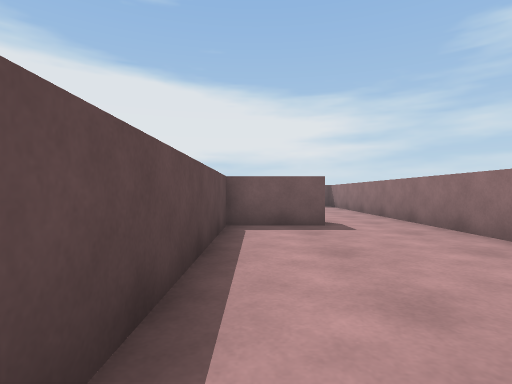
[1] (above)

24 first-person views from a walk through a scene from a Unity 3-D project. The camera is 0.68 m above the floor, looks level and sees 80° across. The floor is counted in squares, 1 m on a side. Each view is taken from the middle of a square. On the plan, view 1 faces up. The plan holds only what a view shows up to about 10 squares ahead; the rest is blank. The place goes on beyond the plan. The player is left out.

[2]
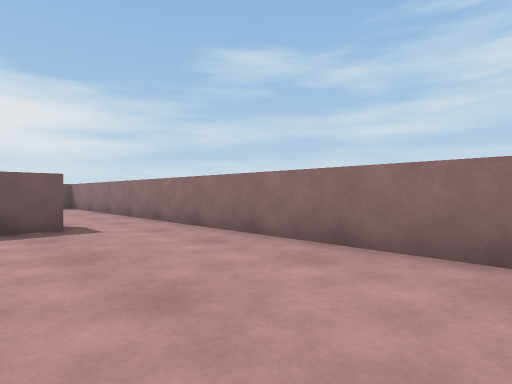

[3]
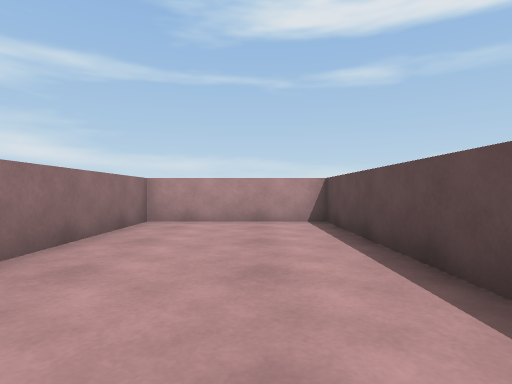

[4]
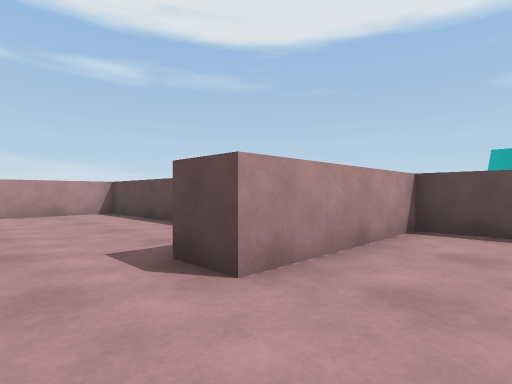

[5]
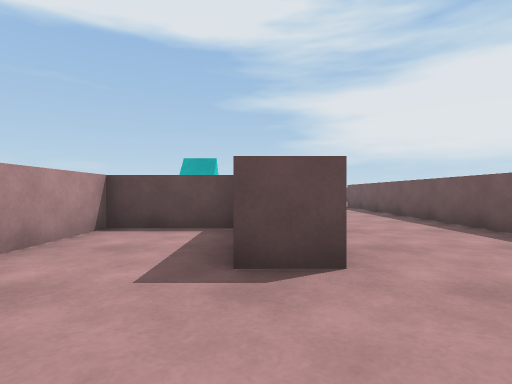

[6]
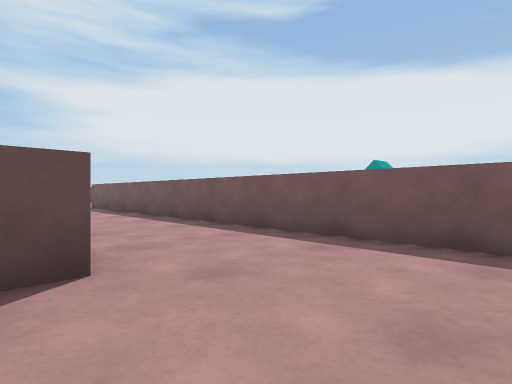

[7]
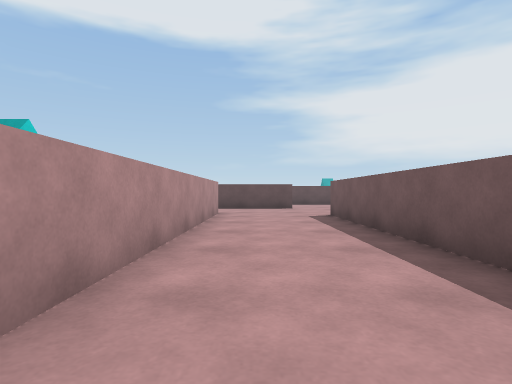

[8]
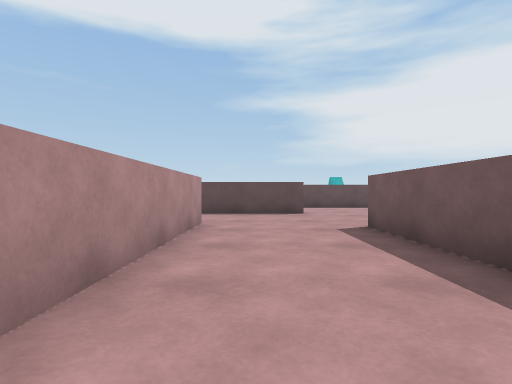

[9]
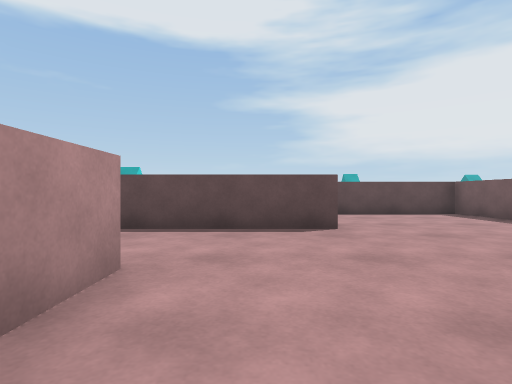

[10]
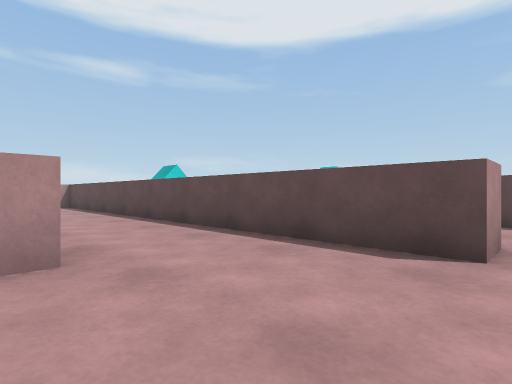

[11]
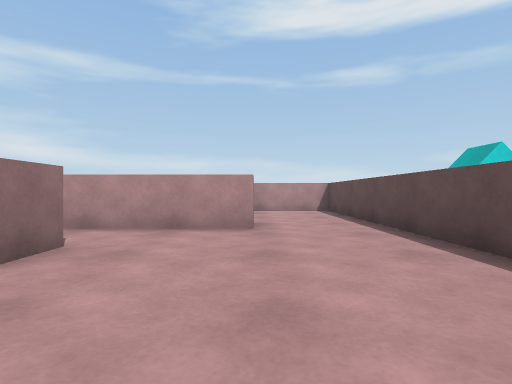

[12]
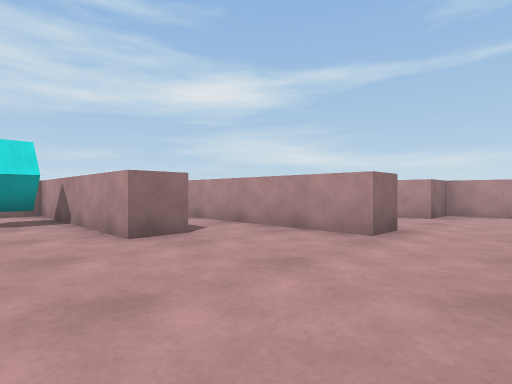

[13]
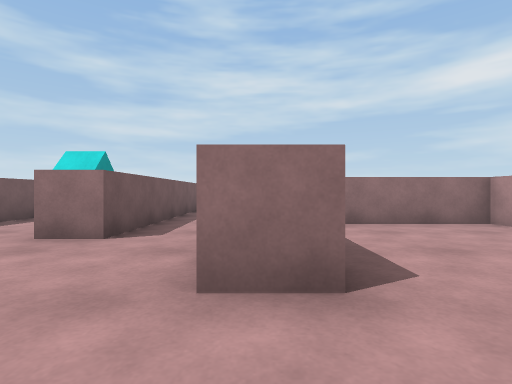

[14]
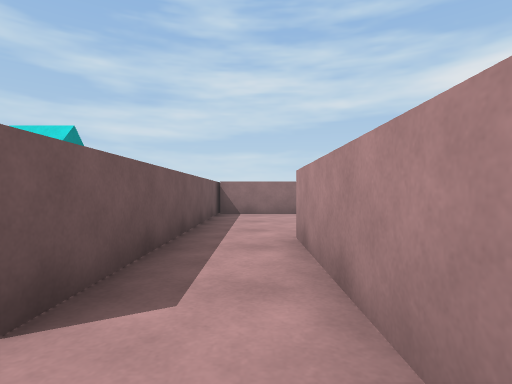

[15]
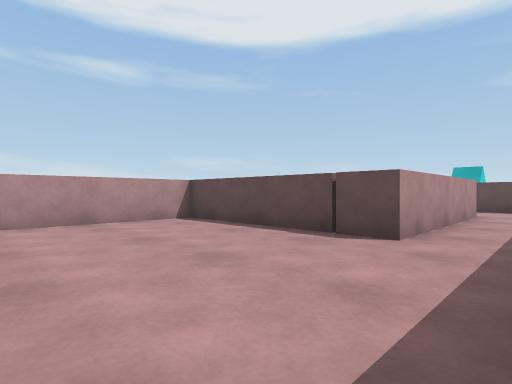

[16]
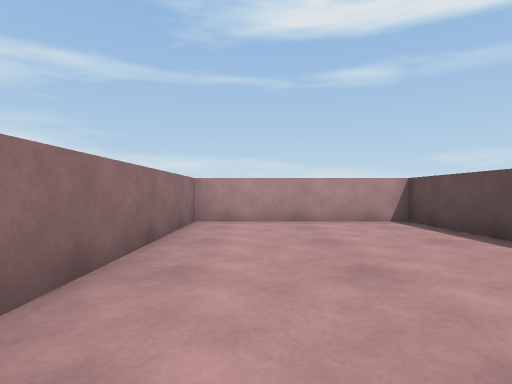

[17]
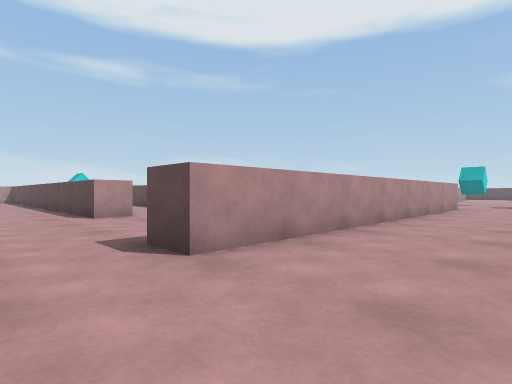

[18]
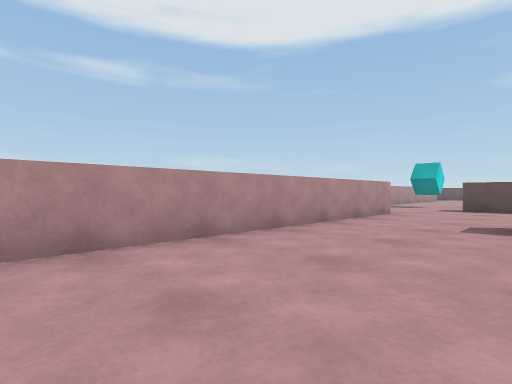

[19]
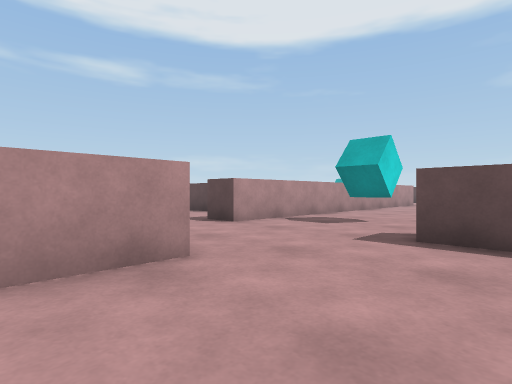

[20]
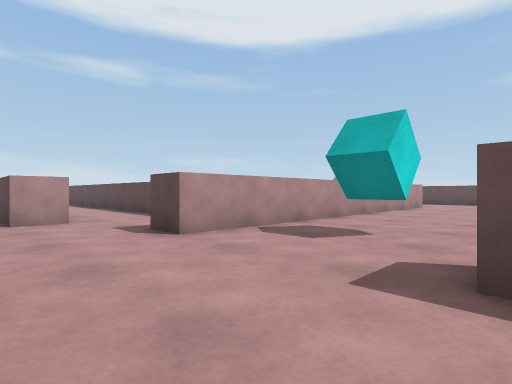

[21]
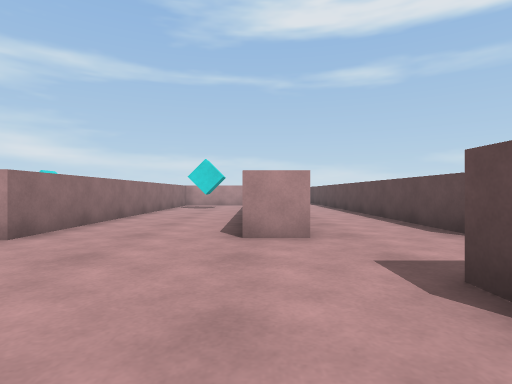

[22]
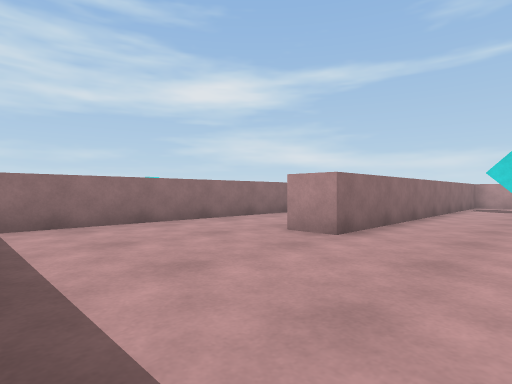

[23]
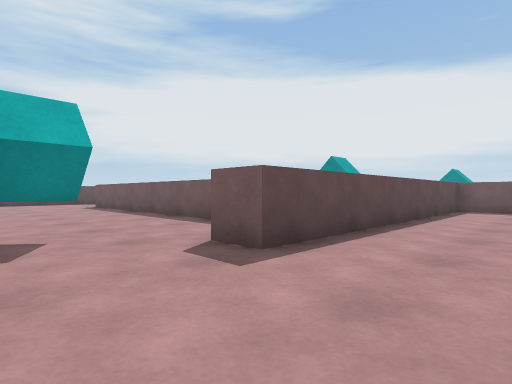

[24]
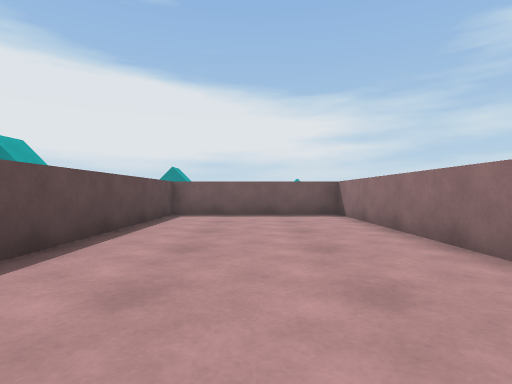

### Floor plan
Ten units are one square. View 1 is at (0, 0); x grows to the right and y downward. Boxes are objects, and circles mark ways between rooms. Rooms are numbered by the first view taken in them; rooms with no view inside come last. Other rooms are left out.
<svg viewBox="-364 -307 404 322">
<path fill="none" stroke="#000" d="M14 -72 14 -62 -6 -62 -6 10 35 10 35 -74M-164 -182 -185 -182 -185 -131M-156 -135 -146 -135 -146 0M-118 -108 -34 -108M-195 -102 -195 -175M-259 -192 -138 -192 -138 -181M-235 -239 -235 -302 -285 -302 -285 -206 -295 -206M-96 -62 -96 -72 -38 -72M-60 -98 -71 -98M-279 -135 -268 -135 -268 -119M-235 -62 -235 -137 -225 -137M-120 -34 -120 -44 -105 -44M-304 -131 -304 -80M-27 -96 -27 -72 14 -72M3 -109 3 -98M-131 10 -116 10M-321 -226 -355 -226M-81 10 -75 10 -75 -21M28 -142 -110 -142M-359 -167 -285 -167 -285 -156M35 -74 35 -106M-105 -44 -65 -44 -65 10 -16 10 -16 -62 -96 -62"/>
<rect x="-315" y="-195" width="10" height="10" fill="#bbb"><title>cyan cube</title></rect>
<rect x="-255" y="-65" width="10" height="20" fill="#bbb"><title>cyan cube</title></rect>
<rect x="-175" y="-45" width="10" height="20" fill="#bbb"><title>cyan cube</title></rect>
<rect x="-115" y="-5" width="10" height="10" fill="#bbb"><title>block</title></rect>
<rect x="-75" y="-95" width="20" height="20" fill="#bbb"><title>cyan cube</title></rect>
<rect x="-25" y="-205" width="20" height="10" fill="#bbb"><title>other object</title></rect>
<circle cx="25" cy="-70" r="3" fill="#2a7"/>
<circle cx="-95" cy="-55" r="3" fill="#2a7"/>
<text x="20" y="-30">1</text>
<text x="-160" y="-160">2</text>
<text x="-50" y="-30">3</text>
</svg>
Room 1 opens to room 2. Room 2 opens to room 3.

Where each view was taken, in squares from view 1:
view 1: 0 up, 0 right, facing up
view 2: 0 up, 0 right, facing up-right
view 3: 6 up, 1 right, facing down
view 4: 9 up, 3 right, facing down-left
view 5: 10 up, 3 right, facing left
view 6: 10 up, 3 right, facing up-left
view 7: 12 up, 2 left, facing left
view 8: 12 up, 5 left, facing left
view 9: 12 up, 9 left, facing left
view 10: 14 up, 11 left, facing down-left
view 11: 10 up, 12 left, facing down
view 12: 9 up, 14 left, facing down-right
view 13: 4 up, 14 left, facing right
view 14: 5 up, 11 left, facing right
view 15: 6 up, 2 left, facing down-left
view 16: 6 up, 3 left, facing down
view 17: 22 up, 12 left, facing down-left
view 18: 23 up, 16 left, facing down-left
view 19: 22 up, 24 left, facing down-left
view 20: 21 up, 26 left, facing down-left
view 21: 18 up, 27 left, facing down
view 22: 18 up, 26 left, facing down-right
view 23: 18 up, 26 left, facing up-left
view 24: 21 up, 26 left, facing up
